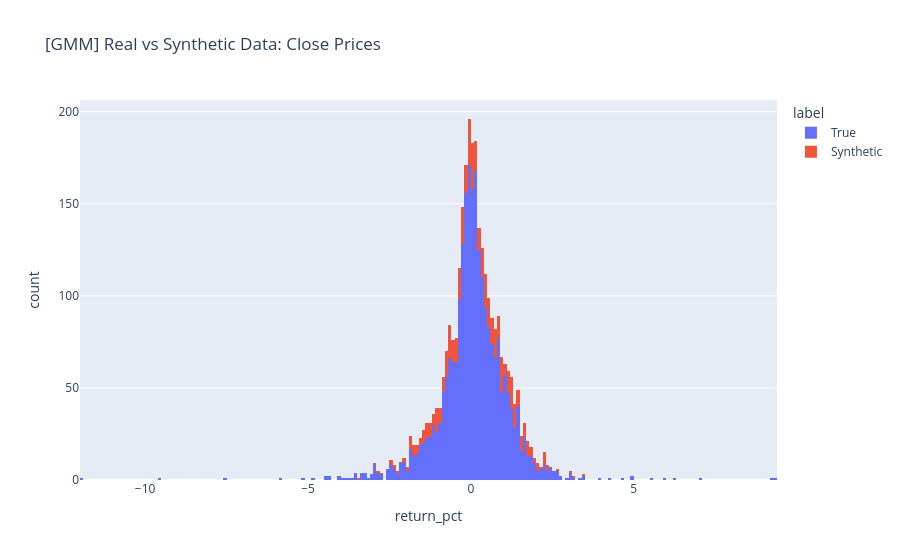

Write notebook code for a chart like this one.
### Markdown cell above
# 1️⃣ Compare return distributions [GMM]

### Code cell
true_labels = ['True'] * len(gmm_real_data_df)
synthetic_labels = ['Synthetic'] * len(gmm_synthetic_data_df)
true_returns = pd.DataFrame({
    'return_pct': gmm_real_data_df['return_pct'],
    'label': true_labels
})
synthetic_returns = pd.DataFrame({
    'return_pct': gmm_synthetic_data_df['return_pct'],
    'label': synthetic_labels
})
returns_df = pd.concat([true_returns, synthetic_returns], ignore_index=True)

px.histogram(returns_df, x="return_pct", color="label", title="[GMM] Real vs Synthetic Data: Close Prices")

### Figure 1 — Plotly figure (JSON) as saved in the notebook; plotly's stock layout.template omitted (floating-point values rounded to 4 significant figures; data arrays with more than 128 entries replaced by an {"elided": "..."} marker saying what was removed)
{"data": [{"bingroup": "x", "hovertemplate": "label=True<br>return_pct=%{x}<br>count=%{y}<extra></extra>", "legendgroup": "True", "marker": {"color": "#636efa", "pattern": {"shape": ""}}, "name": "True", "orientation": "v", "showlegend": true, "type": "histogram", "x": {"elided": "2514 float values"}, "xaxis": "x", "yaxis": "y"}, {"bingroup": "x", "hovertemplate": "label=Synthetic<br>return_pct=%{x}<br>count=%{y}<extra></extra>", "legendgroup": "Synthetic", "marker": {"color": "#EF553B", "pattern": {"shape": ""}}, "name": "Synthetic", "orientation": "v", "showlegend": true, "type": "histogram", "x": {"elided": "500 float values"}, "xaxis": "x", "yaxis": "y"}], "layout": {"barmode": "relative", "legend": {"title": {"text": "label"}, "tracegroupgap": 0}, "title": {"text": "[GMM] Real vs Synthetic Data: Close Prices"}, "xaxis": {"anchor": "y", "domain": [0, 1], "title": {"text": "return_pct"}}, "yaxis": {"anchor": "x", "domain": [0, 1], "title": {"text": "count"}}}}
